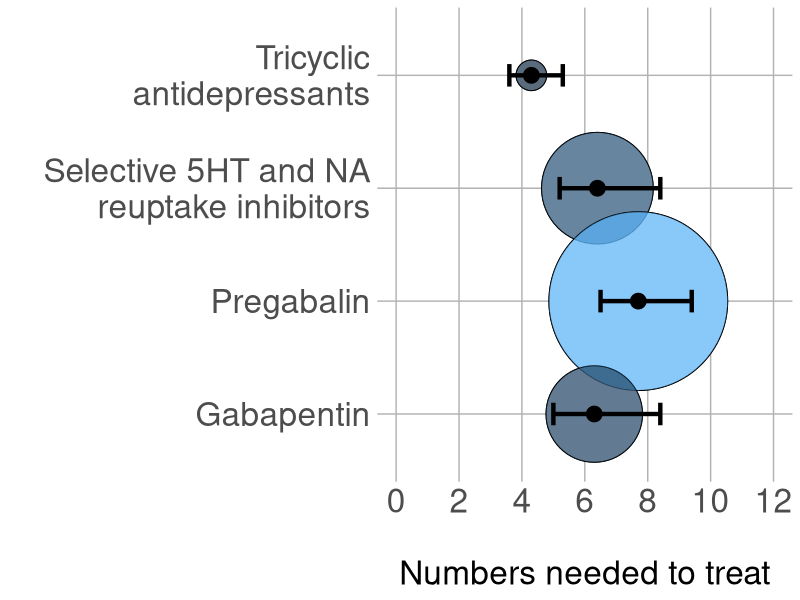

Reproduce this figure in R.
############################################################
#                                                          #
#              Number needed to treat figure               #
#                                                          #
############################################################
# Load packages
library(ggplot2)
library(scales)
library(cowplot)

# Preamble
## Data obtained from: Table 2 of Finnerup et al., (2015)
## http://www.ncbi.nlm.nih.gov/pubmed/25575710

# Generate data
nnt.data <- data.frame(Drug = c('Tricyclic\nantidepressants',
                                'Selective 5HT and NA\nreuptake inhibitors',
                                'Pregabalin',
                                'Gabapentin'),
                       NNT = c(4.3, 6.4, 7.7, 6.3),
                       LCI = c(3.6, 5.2, 6.5, 5.0),
                       UCI = c(5.3, 8.4, 9.4, 8.4),
                       Participants = c(1085, 2541, 5940, 2046))

# Plot
nnt <- ggplot(nnt.data, aes(x = NNT, y = Drug)) +
    # White background bubble points (scaled to no. of participants)
    geom_point(aes(size = Participants),
               shape = 21, colour = '#000000',
               fill = '#FFFFFF') +
    # Bubble points (scaled to no. of participants)
    geom_point(aes(size = Participants, fill = Participants),
               shape = 21, colour = '#000000', alpha = 0.7) +
    # Bubble points scaling range
    scale_size(range = c(10, 60)) +
    # Point estimate
    geom_point(aes(x = NNT, y = Drug),
               colour = '#000000', size = 5) +
    # 95% CI of the point estimate
    geom_errorbarh(aes(xmin = LCI, xmax = UCI, y = Drug),
                   colour = '#000000', size = 1.5, height = 0.2) +
    # Axis
    scale_x_continuous(limits = c(0, 12),
                       breaks = c(0, 2, 4, 6, 8, 10, 12)) +
    # Labels
    labs(y="", x="\nNumbers needed to treat") +
    # Tweak theme
    theme(legend.position = 'none',
          axis.line = element_blank(),
          axis.text=element_text(size=24),
          axis.title=element_text(size=24),
          axis.ticks = element_blank(),
          panel.grid.major = element_line(colour = 'gray70'),
          panel.background = element_blank())

# Save plot
ggsave('./images/nnt.pdf', nnt,
       width = 11, height = 9)

# Clear environment
rm(list = ls())